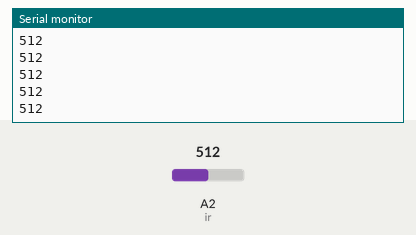
This sketch was run on a simulated Arduino Uno, built with avr-gcc and run on an emulated ATmega328P. On the bench: the last lines printed to the serial monitor. The inputs (shaded band) are chosen by the test bench; at power-on: A2 (ir) = 512.

Above: at 1.2 s.
1.3 s: A2 (ir) set to 716
At 1.31 s:
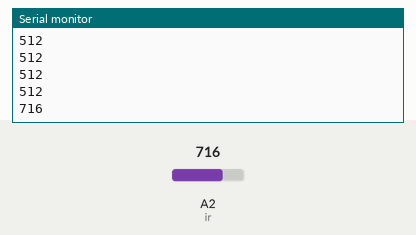
2.8 s: A2 (ir) set to 900
At 2.81 s:
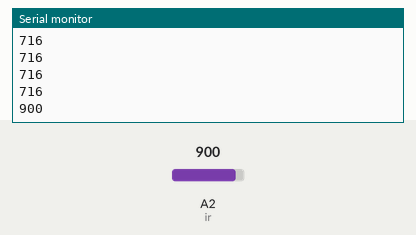
Timing chart, 0 to 5.8 s (numbered marks = the images above; inputs shaded):
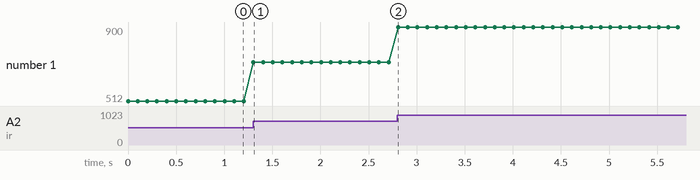

Measured:
- after the input at 1.3 s, the serial monitor: prints a new line at once (image 1)
- after the input at 2.8 s, the serial monitor: prints a new line at once (image 2)
- plotted number 1: 512 → 716 after the input at 1.3 s, 716 → 900 after the input at 2.8 s

The sketch:

_4_5_analogInput_IR.ino
```cpp
//Analog Input [2]
int ir = A2;

void setup()
{
  Serial.begin(9600);
}

void loop()
{
  int valIR = analogRead(ir);
  Serial.println(valIR);
  delay(100);
}
```
